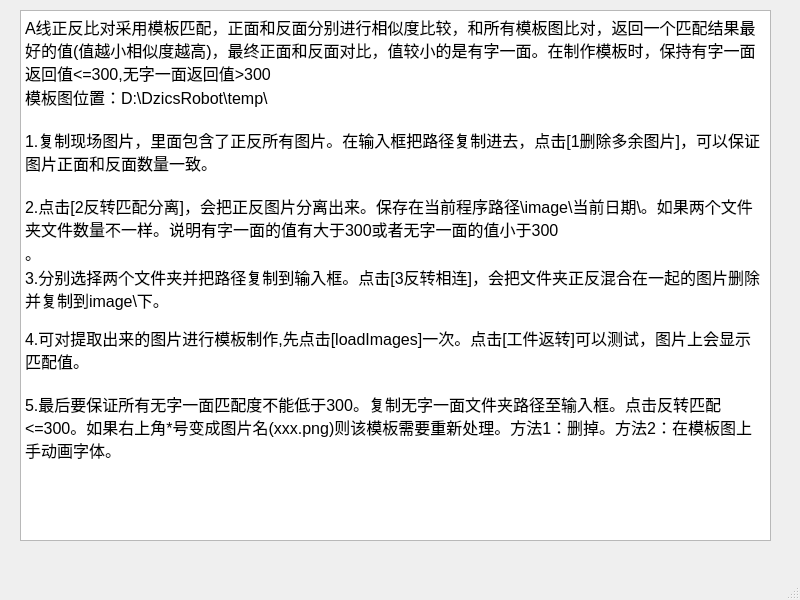
<?xml version="1.0" encoding="UTF-8"?>
<ui version="4.0">
 <class>readMe</class>
 <widget class="QMainWindow" name="readMe">
  <property name="geometry">
   <rect>
    <x>0</x>
    <y>0</y>
    <width>800</width>
    <height>600</height>
   </rect>
  </property>
  <property name="windowTitle">
   <string>A线正反说明</string>
  </property>
  <widget class="QWidget" name="centralwidget">
   <widget class="QTextEdit" name="textEdit">
    <property name="geometry">
     <rect>
      <x>20</x>
      <y>10</y>
      <width>751</width>
      <height>531</height>
     </rect>
    </property>
    <property name="html">
     <string>&lt;!DOCTYPE HTML PUBLIC &quot;-//W3C//DTD HTML 4.0//EN&quot; &quot;http://www.w3.org/TR/REC-html40/strict.dtd&quot;&gt;
&lt;html&gt;&lt;head&gt;&lt;meta name=&quot;qrichtext&quot; content=&quot;1&quot; /&gt;&lt;style type=&quot;text/css&quot;&gt;
p, li { white-space: pre-wrap; }
&lt;/style&gt;&lt;/head&gt;&lt;body style=&quot; font-family:'SimSun'; font-size:9pt; font-weight:400; font-style:normal;&quot;&gt;
&lt;p style=&quot; margin-top:0px; margin-bottom:0px; margin-left:0px; margin-right:0px; -qt-block-indent:0; text-indent:0px;&quot;&gt;&lt;span style=&quot; font-size:12pt;&quot;&gt;A线正反比对采用模板匹配，正面和反面分别进行相似度比较，和所有模板图比对，返回一个匹配结果最好的值(值越小相似度越高)，最终正面和反面对比，值较小的是有字一面。在制作模板时，保持有字一面返回值&amp;lt;=300,无字一面返回值&amp;gt;300&lt;/span&gt;&lt;/p&gt;
&lt;p style=&quot; margin-top:0px; margin-bottom:0px; margin-left:0px; margin-right:0px; -qt-block-indent:0; text-indent:0px;&quot;&gt;&lt;span style=&quot; font-size:12pt;&quot;&gt;模板图位置：D:\DzicsRobot\temp\&lt;/span&gt;&lt;/p&gt;
&lt;p style=&quot;-qt-paragraph-type:empty; margin-top:0px; margin-bottom:0px; margin-left:0px; margin-right:0px; -qt-block-indent:0; text-indent:0px; font-size:12pt;&quot;&gt;&lt;br /&gt;&lt;/p&gt;
&lt;p style=&quot; margin-top:0px; margin-bottom:0px; margin-left:0px; margin-right:0px; -qt-block-indent:0; text-indent:0px;&quot;&gt;&lt;span style=&quot; font-size:12pt;&quot;&gt;1.复制现场图片，里面包含了正反所有图片。在输入框把路径复制进去，点击[1删除多余图片]，可以保证图片正面和反面数量一致。&lt;/span&gt;&lt;/p&gt;
&lt;p style=&quot;-qt-paragraph-type:empty; margin-top:0px; margin-bottom:0px; margin-left:0px; margin-right:0px; -qt-block-indent:0; text-indent:0px; font-size:12pt;&quot;&gt;&lt;br /&gt;&lt;/p&gt;
&lt;p style=&quot; margin-top:0px; margin-bottom:0px; margin-left:0px; margin-right:0px; -qt-block-indent:0; text-indent:0px;&quot;&gt;&lt;span style=&quot; font-size:12pt;&quot;&gt;2.点击[2反转匹配分离]，会把正反图片分离出来。保存在当前程序路径\image\当前日期\。如果两个文件夹文件数量不一样。说明有字一面的值有大于300或者无字一面的值小于300&lt;/span&gt;&lt;/p&gt;
&lt;p style=&quot; margin-top:0px; margin-bottom:0px; margin-left:0px; margin-right:0px; -qt-block-indent:0; text-indent:0px;&quot;&gt;&lt;span style=&quot; font-size:12pt;&quot;&gt;。&lt;/span&gt;&lt;/p&gt;
&lt;p style=&quot; margin-top:0px; margin-bottom:0px; margin-left:0px; margin-right:0px; -qt-block-indent:0; text-indent:0px;&quot;&gt;&lt;span style=&quot; font-size:12pt;&quot;&gt;3.分别选择两个文件夹并把路径复制到输入框。点击[3反转相连]，会把文件夹正反混合在一起的图片删除并复制到image\下。&lt;/span&gt;&lt;/p&gt;
&lt;p style=&quot;-qt-paragraph-type:empty; margin-top:0px; margin-bottom:0px; margin-left:0px; margin-right:0px; -qt-block-indent:0; text-indent:0px;&quot;&gt;&lt;br /&gt;&lt;/p&gt;
&lt;p style=&quot; margin-top:0px; margin-bottom:0px; margin-left:0px; margin-right:0px; -qt-block-indent:0; text-indent:0px;&quot;&gt;&lt;span style=&quot; font-size:12pt;&quot;&gt;4.可对提取出来的图片进行模板制作,先点击[loadImages]一次。点击[工件返转]可以测试，图片上会显示匹配值。&lt;/span&gt;&lt;/p&gt;
&lt;p style=&quot;-qt-paragraph-type:empty; margin-top:0px; margin-bottom:0px; margin-left:0px; margin-right:0px; -qt-block-indent:0; text-indent:0px; font-size:12pt;&quot;&gt;&lt;br /&gt;&lt;/p&gt;
&lt;p style=&quot; margin-top:0px; margin-bottom:0px; margin-left:0px; margin-right:0px; -qt-block-indent:0; text-indent:0px;&quot;&gt;&lt;span style=&quot; font-size:12pt;&quot;&gt;5.最后要保证所有无字一面匹配度不能低于300。复制无字一面文件夹路径至输入框。点击反转匹配&amp;lt;=300。如果右上角*号变成图片名(xxx.png)则该模板需要重新处理。方法1：删掉。方法2：在模板图上手动画字体。&lt;/span&gt;&lt;/p&gt;
&lt;p style=&quot;-qt-paragraph-type:empty; margin-top:0px; margin-bottom:0px; margin-left:0px; margin-right:0px; -qt-block-indent:0; text-indent:0px; font-size:12pt;&quot;&gt;&lt;br /&gt;&lt;/p&gt;
&lt;p style=&quot;-qt-paragraph-type:empty; margin-top:0px; margin-bottom:0px; margin-left:0px; margin-right:0px; -qt-block-indent:0; text-indent:0px; font-size:12pt;&quot;&gt;&lt;br /&gt;&lt;/p&gt;&lt;/body&gt;&lt;/html&gt;</string>
    </property>
   </widget>
  </widget>
  <widget class="QMenuBar" name="menubar">
   <property name="geometry">
    <rect>
     <x>0</x>
     <y>0</y>
     <width>800</width>
     <height>30</height>
    </rect>
   </property>
  </widget>
  <widget class="QStatusBar" name="statusbar"/>
 </widget>
 <resources/>
 <connections/>
</ui>
